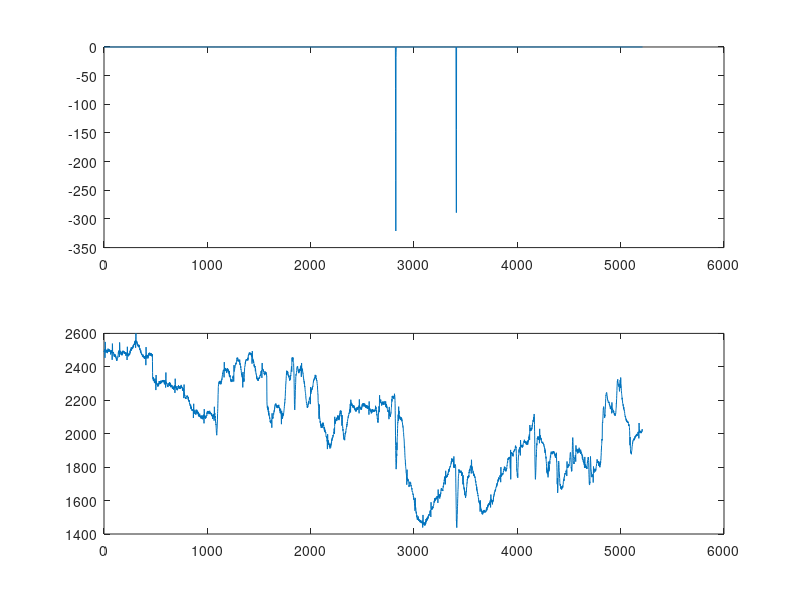
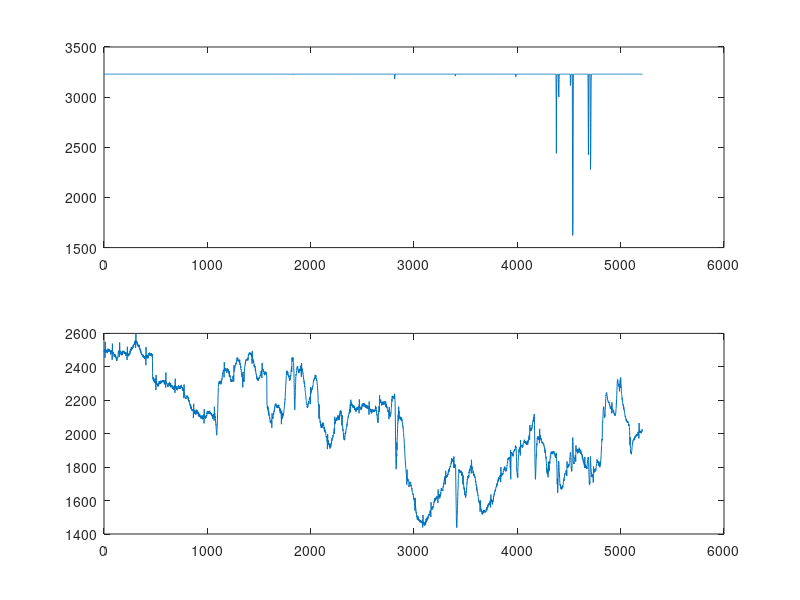
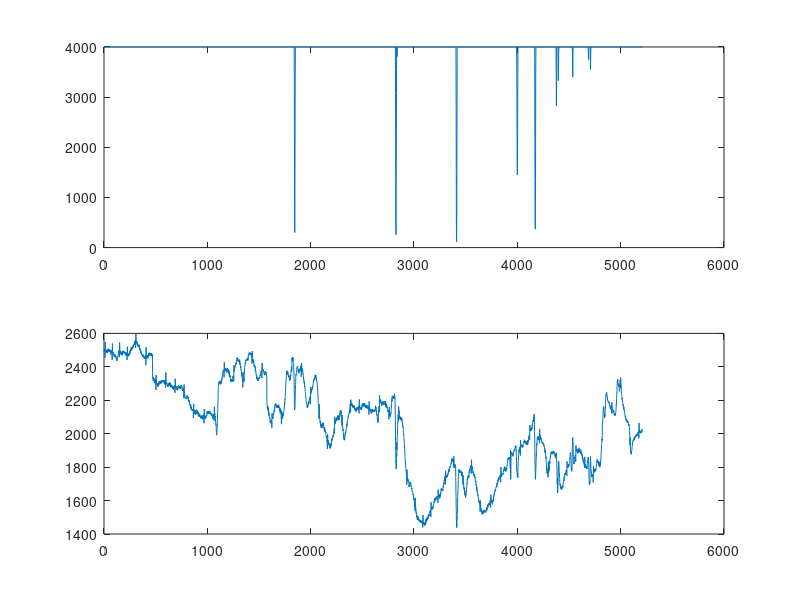
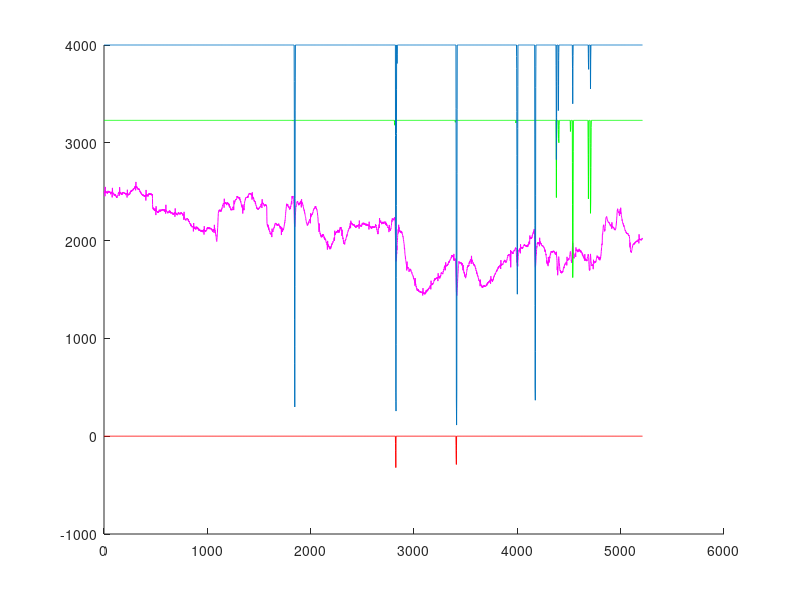

Write the MATLAB code that produced these figures, in order.
clc; clear;

A = importdata('ECG_Movement.txt');

l=length(A);
x=0:l-1;
subplot(2,1,1);
plot(x,A(:,1));
subplot(2,1,2);
plot(x,A(:,2));

figure;

subplot(2,1,1)
plot(x,A(:,3));
subplot(2,1,2);
plot(x,A(:,2));

figure;

subplot(2,1,1)
plot(x,A(:,4));
subplot(2,1,2);
plot(x,A(:,2));
%%
figure;
hold on
plot(x,A(:,1), 'r');
hold on
plot(x,A(:,2), 'm');
hold on
plot(x,A(:,3), 'g');
hold on
plot(x,A(:,4));
